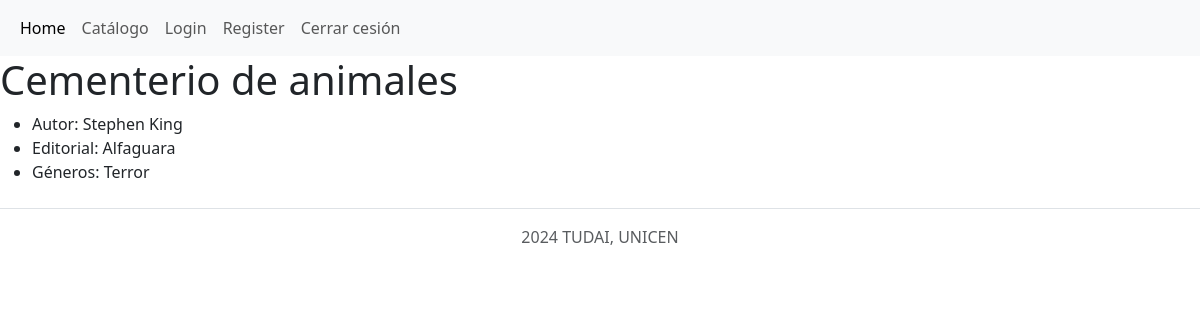
/book/5 (signed in), run on the app's committed database.
### tables this page shows
CREATE TABLE `libro` (
  `id` int(11) NOT NULL,
  `nombre` varchar(60) NOT NULL,
  `autor` varchar(60) NOT NULL,
  `editorial` varchar(60) DEFAULT NULL,
  `genero` varchar(60) NOT NULL,
  `ID_genero` int(11) NOT NULL,
  `ID_genero2` int(11) DEFAULT NULL,
  `ID_genero3` int(11) DEFAULT NULL,
  `stock` int(11) NOT NULL
);

### app/views/catalogue.view.php (called while the page is built, shortened)
<?php
class CatalogueView {
    public function showBook($book) {
        require 'templates/book.phtml';
    }
}

### app/controllers/catalogue.controller.php (called while the page is built, shortened)
<?php
require_once 'app/models/catalogue.model.php';
require_once 'app/views/catalogue.view.php';
class CatalogueController {
    private $model;
    private $view;
    public function __construct() {
        $this->model = new CatalogueModel();
        $this->view = new CatalogueView();
    }
    public function showBook($id) {
        $book = $this->model->getBook($id);
        return $this->view->showBook($book);
    }
}

### app/models/catalogue.model.php (called while the page is built, shortened)
<?php
class CatalogueModel {
    private $db;
    public function __construct() {
        $this->db = new PDO('mysql:host=localhost;dbname=tpe-web-2;charset=utf8', 'root', '');
    }
    public function getBook($id) {
        $query = $this->db->prepare('SELECT * FROM libro WHERE id = ?');
        $query->execute([$id]);
        $book = $query->fetch(PDO::FETCH_OBJ);
        return $book;
    }
}

### templates/book.phtml (the view)
<?php require 'templates/layout/header.phtml' ?>
<h1> <?php echo $book->nombre ?> </h1>
<ul>
    <li> Autor: <?php echo $book->autor ?> </li>
    <li> Editorial: <?php echo $book->editorial ?> </li>
    <li> Géneros: <?php echo $book->genero ?> </li>
</ul>
<?php require 'templates/layout/footer.phtml' ?>

### data on the page
libro: nombre "Cementerio de animales", autor "Stephen King", editorial "Alfaguara", genero "Terror"
